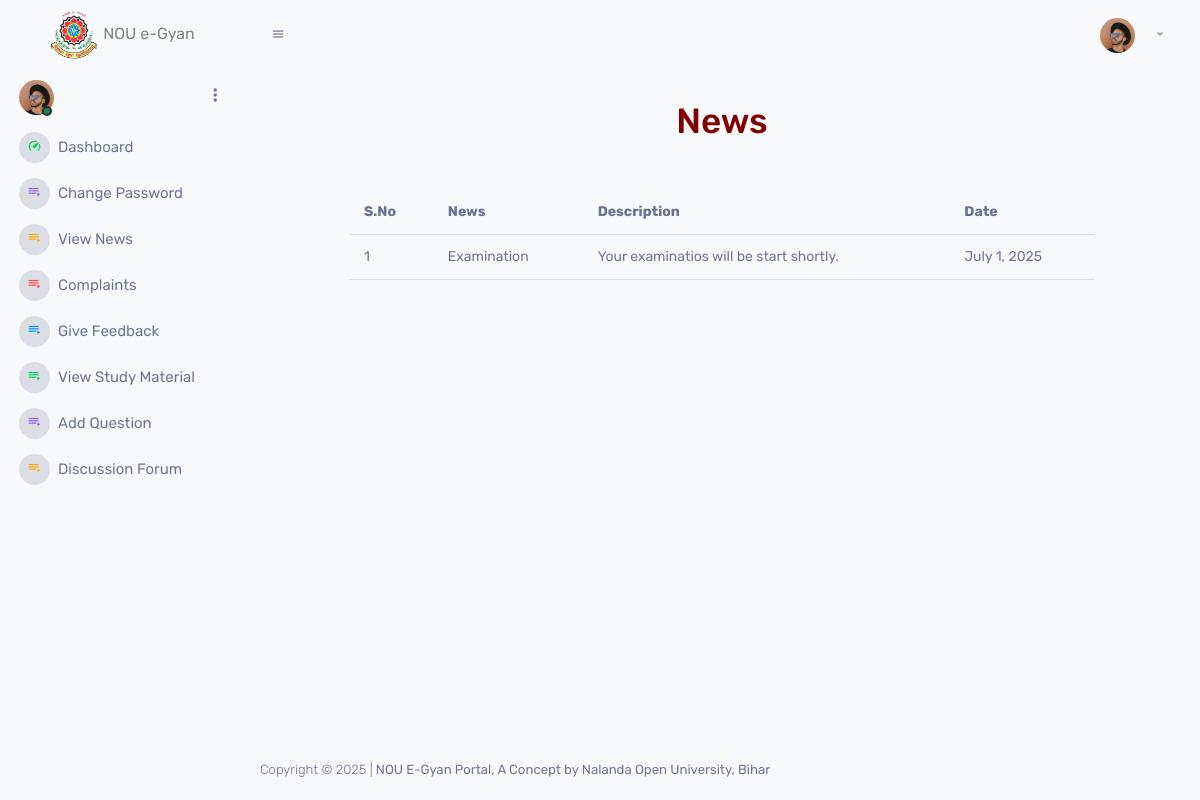
Screenshot of /studentapp/viewnews/ with the database file from the repository.
### adminapp/models.py (models this page shows)
class News(models.Model):
    nid=models.AutoField(primary_key=True)
    ntitle=models.CharField(max_length=20)
    ndesc=models.CharField(max_length=200)
    ndate=models.DateField(auto_now_add=True)
    status=models.CharField(max_length=5)

### studentapp/views.py (the view)
# urls.py: path('viewnews/',views.viewnews,name="viewnews"),
def viewnews(request):
    news=News.objects.all()
    return render(request, 'viewnews.html',locals())

### studentapp/templates/viewnews.html
{% extends "studentparent.html" %}
{% block body %}
    <div class="row">
        <div class="col-sm-12">
            <h1 style="text-align:center; color: maroon;">News</h1>
             <div class="row my-5">
              <div class="col-sm-10 mx-auto table-responsive">
                <table class="table table-light bg-light">
                  <tr>
                    <th>S.No</th>
                    <th>News</th>
                    <th>Description</th>
                    <th>Date</th>
                  </tr>
                  {%for n in news%}
                  <tr>
                    <td>{{forloop.counter}}</td>
                    <td>{{n.ntitle}}</td>
                    <td>{{n.ndesc}}</td>
                    <td>{{n.ndate}}</td>
                  </tr>
                  {%endfor%}
                </table>
              </div>
             </div>
        </div>
    </div>
{% endblock body %}

### rows the page displays
News: ntitle "Examination", ndesc "Your examinatios will be start shortly.", ndate "July 1, 2025"
